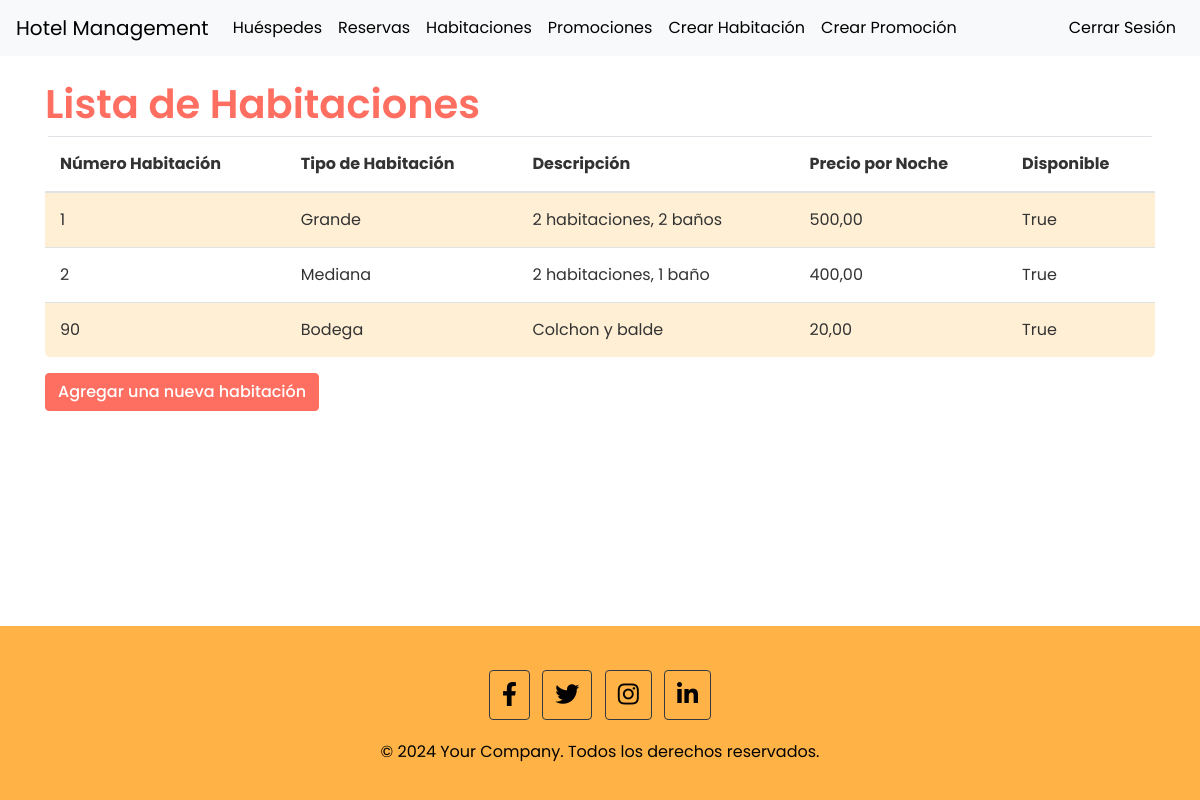
The app's page /rooms/ (signed in) with its own data.
### reservations/models.py (models this page shows, shortened)
class Room(models.Model):
    room_number = models.CharField(max_length=5, unique=True)
    room_type = models.CharField(max_length=50)
    description = models.TextField(blank=True)
    price_per_night = models.DecimalField(max_digits=6, decimal_places=2)
    available = models.BooleanField(default=True)
    promotion = models.ForeignKey(Promotion, on_delete=models.SET_NULL, null=True, blank=True)

### reservations/views.py (the view)
# urls.py: path('rooms/', views.room_list, name='room_list'),
@login_required
@permission_required('reservations.view_room', raise_exception=True)
def room_list(request):
    rooms = Room.objects.all()
    return render(request, 'reservations/room_list.html', {'rooms': rooms})

### reservations/templates/reservations/room_list.html (shortened to what this page needs)
{% extends "reservations/base_generic.html" %}
{% block content %}
  <h1>Lista de Habitaciones</h1>
  <table class="table table-striped">
    <thead>
      <tr>
        <th>Número Habitación</th>
        <th>Tipo de Habitación</th>
        <th>Descripción</th>
        <th>Precio por Noche</th>
        <th>Disponible</th>
      </tr>
    </thead>
    <tbody>
      {% for room in rooms %}
      <tr>
        <td>{{ room.room_number }}</td>
        <td>{{ room.room_type }}</td>
        <td>{{ room.description }}</td>
        <td>{{ room.price_per_night }}</td>
        <td>{{ room.available }}</td>
      </tr>
      {% endfor %}
    </tbody>
  </table>
  <a href="{% url 'create_room' %}" class="btn btn-primary">Agregar una nueva habitación</a>
{% endblock %}

### reservations/static/css/styles.css (style rules this page uses)
body { font-family: 'Poppins', sans-serif; background-color: #ffffff; color: #333; display: flex; flex-direction: column; min-height: 100vh; }
h1, h2, h3, h4, h5, h6 { font-weight: 600; color: #ff6f61; }
.btn-primary { background-color: #ff6f61; border-color: #ff6f61; font-weight: 500; }
.table { background-color: #fff; border-radius: 5px; overflow: hidden; }
.table th, .table td { padding: 15px; vertical-align: middle; }
.table-striped tbody tr:nth-of-type(odd) { background-color: #ffefd5; }

### records on screen
Room: room_number "1", room_type "Grande", description "2 habitaciones, 2 baños", price_per_night "500,00", available "True"
Room: room_number "2", room_type "Mediana", description "2 habitaciones, 1 baño", price_per_night "400,00", available "True"
Room: room_number "90", room_type "Bodega", description "Colchon y balde", price_per_night "20,00", available "True"
